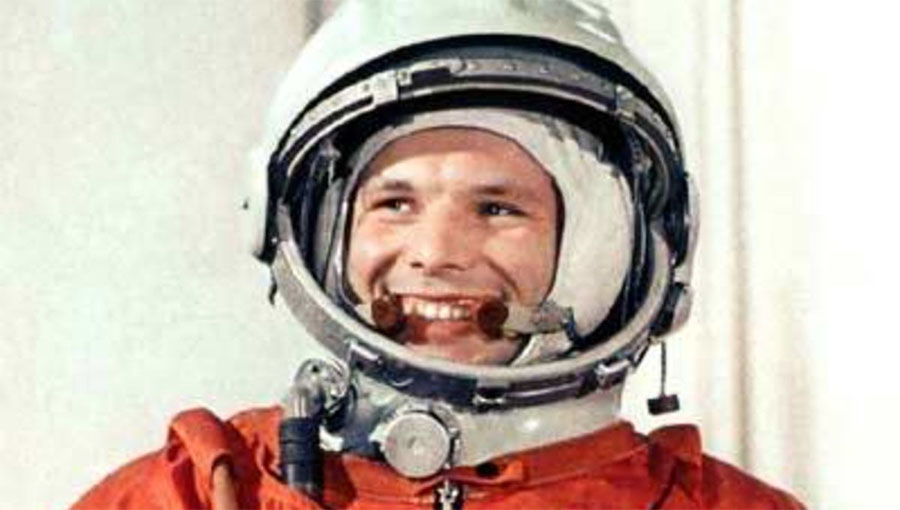
#> input picture redeyedetection and skin detection/gagarin_2.jpg, 900 x 510 px
$ python M22AI567_A1_Q1_RedeyeDetection.py
#> lines starting #> are read from the running program, lines starting #| are printed output that depends on the picture; after the words box and inside, x2 and y2 are one past the last pixel; in counts of white or black regions, pixels touching at a corner belong together
#!/usr/bin/env python
# coding: utf-8

# In[66]:


# importing Packages
import cv2

# loading pre-trained classifiers
face_cascade = cv2.CascadeClassifier(cv2.data.haarcascades + 'haarcascade_frontalface_default.xml')
eye_cascade = cv2.CascadeClassifier(cv2.data.haarcascades + 'haarcascade_eye_tree_eyeglasses.xml')

def detect_faces(img, gray):
    faces = face_cascade.detectMultiScale(gray, 1.1, 5)
    total_faces = len(faces)
    faces_present = total_faces > 0
    for face in faces:
        (x, y, w, h) = face
        cv2.rectangle(img, (x, y), (x + w, y + h), (255, 0, 0), 2)
    return faces, faces_present, total_faces

def detect_eyes(img, gray, face):
    (x, y, w, h) = face
    roi_gray_face = gray[y:y + h, x:x + w]
    roi_color_face = img[y:y + h, x:x + w]
    eyes = eye_cascade.detectMultiScale(
        roi_gray_face, 1.1, 5, minSize=(20, 20), maxSize=(80, 80))
    total_eyes = len(eyes)
    for eye in eyes:
        (ex, ey, ew, eh) = eye
        # Calculate eye coordinates relative to the whole image

        eye_x = ex + x
        eye_y = ey + y
        # Extract the eye region
        eye_region = img[eye_y:eye_y+eh, eye_x:eye_x+ew]
        # Convert the eye region to HSV color space
        hsv_eye = cv2.cvtColor(eye_region, cv2.COLOR_BGR2HSV)
        # Define lower and upper thresholds for detecting red color
        lower_red = np.array([0, 100, 100])
        upper_red = np.array([10, 255, 255])
        # Create a mask for red regions in the eye
        red_mask = cv2.inRange(hsv_eye, lower_red, upper_red)

        # Calculate the percentage of red pixels
        total_pixels = red_mask.shape[0] * red_mask.shape[1]
        red_pixel_count = np.sum(red_mask == 255)
        red_percentage = red_pixel_count / total_pixels

        red_threshold=0.01

        if red_percentage >= red_threshold:
            print("Red-eye detected in the eye region.")
        else:
            print("No red-eye detected in the eye region.")

        cv2.rectangle(roi_color_face, (ex, ey),(ex + ew, ey + eh), (0, 255, 0), 2)

    return eyes, total_eyes

#read image
img = cv2.imread("gagarin_2.jpg")
#> img is the input picture: shape (510, 900, 3); mean B, G, R 172.7, 182.6, 196.2
gray = cv2.cvtColor(img, cv2.COLOR_BGR2GRAY)
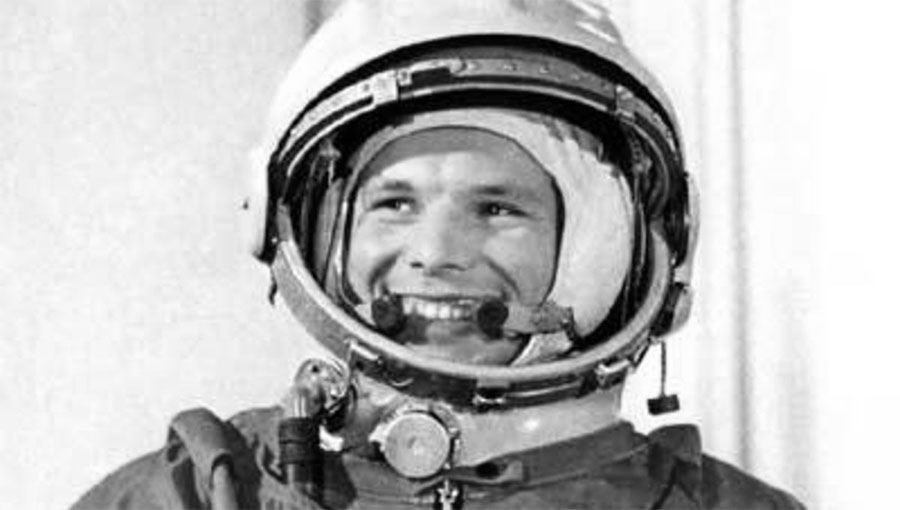
#> gray: shape (510, 900); min 0, max 255, mean 185.6
faces, faces_present, total_faces = detect_faces(img, gray)
#> in detect_faces, `faces = face_cascade.detectMultiScale(gray, 1.1, 5)`: faces = [[331, 128, 218, 218]]
#> in detect_faces, `total_faces = len(faces)`: total_faces = 1
#> in detect_faces, `faces_present = total_faces > 0`: faces_present = True
#> the loop in detect_faces, `for face in faces:` made 1 pass
#> after the loop in detect_faces, `for face in faces:`:
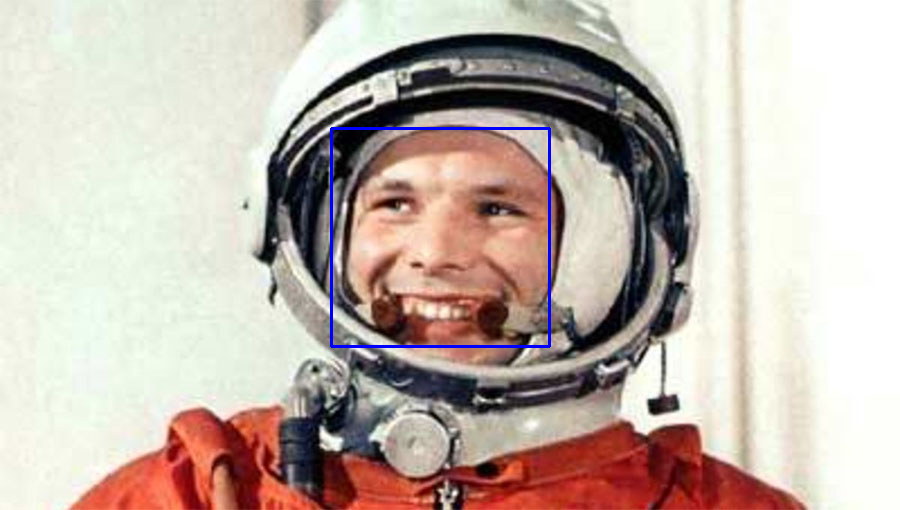
#> img: shape (510, 900, 3); 0.57% of pixels changed, all inside (x1, y1, x2, y2) = (330, 127, 551, 348)
#> faces = [[331, 128, 218, 218]]; faces_present = True; total_faces = 1
print(total_faces)
#| 1
if faces_present:
    for face in faces:
#> (the run stopped early here; a loop or call above may not have finished)
